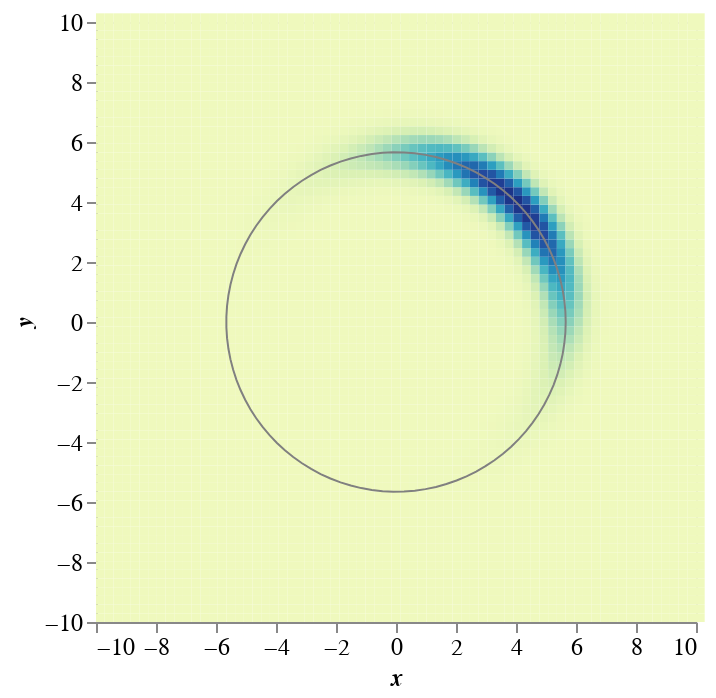

The cell this chart's notebook holds for it:
### Code cell
# | label: conditional
plot_conditional(components)

### Figure 1 — Vega-Lite specification as saved in the notebook (floating-point values rounded to 4 significant figures; data arrays with more than 128 entries replaced by an {"elided": "..."} marker saying what was removed)
{"config": {"view": {"continuousWidth": 300, "continuousHeight": 300}}, "layer": [{"data": {"name": "data-14fe821a8b2c524d22cd359632b5b9ec"}, "mark": {"type": "rect"}, "encoding": {"color": {"field": "value_cond", "legend": null, "type": "quantitative"}, "x": {"axis": {"grid": false, "labelFont": "Times", "labelFontSize": 12, "labelFontStyle": "normal", "titleFont": "Times", "titleFontSize": 12, "titleFontStyle": "italic"}, "field": "x", "scale": {"domain": [-10, 10]}, "title": "x", "type": "quantitative"}, "x2": {"field": "x2"}, "y": {"axis": {"grid": false, "labelFont": "Times", "labelFontSize": 12, "labelFontStyle": "normal", "titleFont": "Times", "titleFontSize": 12, "titleFontStyle": "italic"}, "field": "y", "scale": {"domain": [-10, 10]}, "title": "y", "type": "quantitative"}, "y2": {"field": "y2"}}, "transform": [{"calculate": "datum.value_uncond / (sqrt(2 * PI) * 0.5) * exp(- (pow(d - sqrt(pow(datum.center_x, 2) + pow(datum.center_y, 2)), 2)) / (2 * 0.5 * 0.5))", "as": "value_cond"}]}, {"data": {"name": "data-8c80cb8577b8cc407d46734c5f0d66d3"}, "mark": {"type": "line", "color": "gray", "strokeWidth": 1}, "encoding": {"order": {"field": "theta", "type": "quantitative"}, "x": {"axis": {"grid": false, "labelFont": "Times", "labelFontSize": 12, "labelFontStyle": "normal", "titleFont": "Times", "titleFontSize": 12, "titleFontStyle": "italic"}, "field": "x_scaled", "scale": {"domain": [-10, 10]}, "type": "quantitative"}, "y": {"axis": {"grid": false, "labelFont": "Times", "labelFontSize": 12, "labelFontStyle": "normal", "titleFont": "Times", "titleFontSize": 12, "titleFontStyle": "italic"}, "field": "y_scaled", "scale": {"domain": [-10, 10]}, "type": "quantitative"}}, "transform": [{"calculate": "datum.x * d", "as": "x_scaled"}, {"calculate": "datum.y * d", "as": "y_scaled"}]}], "height": 300, "params": [{"name": "d", "bind": {"input": "range", "max": 7.657, "min": 3.657, "name": "𝑑", "step": 0.1}, "value": 5.657}], "width": 300, "$schema": "https://vega.github.io/schema/vega-lite/v5.20.1.json", "datasets": {"data-14fe821a8b2c524d22cd359632b5b9ec": {"elided": "4900 records"}, "data-8c80cb8577b8cc407d46734c5f0d66d3": [{"theta": 0.0, "x": 1.0, "y": 0.0}, {"theta": 0.06347, "x": 0.998, "y": 0.06342}, {"theta": 0.1269, "x": 0.992, "y": 0.1266}, {"theta": 0.1904, "x": 0.9819, "y": 0.1893}, {"theta": 0.2539, "x": 0.9679, "y": 0.2511}, {"theta": 0.3173, "x": 0.9501, "y": 0.312}, {"theta": 0.3808, "x": 0.9284, "y": 0.3717}, {"theta": 0.4443, "x": 0.9029, "y": 0.4298}, {"theta": 0.5077, "x": 0.8738, "y": 0.4862}, {"theta": 0.5712, "x": 0.8413, "y": 0.5406}, {"theta": 0.6347, "x": 0.8053, "y": 0.5929}, {"theta": 0.6981, "x": 0.766, "y": 0.6428}, {"theta": 0.7616, "x": 0.7237, "y": 0.6901}, {"theta": 0.8251, "x": 0.6785, "y": 0.7346}, {"theta": 0.8885, "x": 0.6306, "y": 0.7761}, {"theta": 0.952, "x": 0.5801, "y": 0.8146}, {"theta": 1.015, "x": 0.5272, "y": 0.8497}, {"theta": 1.079, "x": 0.4723, "y": 0.8815}, {"theta": 1.142, "x": 0.4154, "y": 0.9096}, {"theta": 1.206, "x": 0.3569, "y": 0.9341}, {"theta": 1.269, "x": 0.2969, "y": 0.9549}, {"theta": 1.333, "x": 0.2358, "y": 0.9718}, {"theta": 1.396, "x": 0.1736, "y": 0.9848}, {"theta": 1.46, "x": 0.1108, "y": 0.9938}, {"theta": 1.523, "x": 0.04758, "y": 0.9989}, {"theta": 1.587, "x": -0.01587, "y": 0.9999}, {"theta": 1.65, "x": -0.07925, "y": 0.9969}, {"theta": 1.714, "x": -0.1423, "y": 0.9898}, {"theta": 1.777, "x": -0.2048, "y": 0.9788}, {"theta": 1.841, "x": -0.2665, "y": 0.9638}, {"theta": 1.904, "x": -0.3271, "y": 0.945}, {"theta": 1.967, "x": -0.3863, "y": 0.9224}, {"theta": 2.031, "x": -0.4441, "y": 0.896}, {"theta": 2.094, "x": -0.5, "y": 0.866}, {"theta": 2.158, "x": -0.5539, "y": 0.8326}, {"theta": 2.221, "x": -0.6056, "y": 0.7958}, {"theta": 2.285, "x": -0.6549, "y": 0.7557}, {"theta": 2.348, "x": -0.7015, "y": 0.7127}, {"theta": 2.412, "x": -0.7453, "y": 0.6668}, {"theta": 2.475, "x": -0.7861, "y": 0.6182}, {"theta": 2.539, "x": -0.8237, "y": 0.5671}, {"theta": 2.602, "x": -0.858, "y": 0.5137}, {"theta": 2.666, "x": -0.8888, "y": 0.4582}, {"theta": 2.729, "x": -0.9161, "y": 0.4009}, {"theta": 2.793, "x": -0.9397, "y": 0.342}, {"theta": 2.856, "x": -0.9595, "y": 0.2817}, {"theta": 2.919, "x": -0.9754, "y": 0.2203}, {"theta": 2.983, "x": -0.9874, "y": 0.158}, {"theta": 3.046, "x": -0.9955, "y": 0.09506}, {"theta": 3.11, "x": -0.9995, "y": 0.03173}, {"theta": 3.173, "x": -0.9995, "y": -0.03173}, {"theta": 3.237, "x": -0.9955, "y": -0.09506}, {"theta": 3.3, "x": -0.9874, "y": -0.158}, {"theta": 3.364, "x": -0.9754, "y": -0.2203}, {"theta": 3.427, "x": -0.9595, "y": -0.2817}, {"theta": 3.491, "x": -0.9397, "y": -0.342}, {"theta": 3.554, "x": -0.9161, "y": -0.4009}, {"theta": 3.618, "x": -0.8888, "y": -0.4582}, {"theta": 3.681, "x": -0.858, "y": -0.5137}, {"theta": 3.745, "x": -0.8237, "y": -0.5671}, {"theta": 3.808, "x": -0.7861, "y": -0.6182}, {"theta": 3.871, "x": -0.7453, "y": -0.6668}, {"theta": 3.935, "x": -0.7015, "y": -0.7127}, {"theta": 3.998, "x": -0.6549, "y": -0.7557}, {"theta": 4.062, "x": -0.6056, "y": -0.7958}, {"theta": 4.125, "x": -0.5539, "y": -0.8326}, {"theta": 4.189, "x": -0.5, "y": -0.866}, {"theta": 4.252, "x": -0.4441, "y": -0.896}, {"theta": 4.316, "x": -0.3863, "y": -0.9224}, {"theta": 4.379, "x": -0.3271, "y": -0.945}, {"theta": 4.443, "x": -0.2665, "y": -0.9638}, {"theta": 4.506, "x": -0.2048, "y": -0.9788}, {"theta": 4.57, "x": -0.1423, "y": -0.9898}, {"theta": 4.633, "x": -0.07925, "y": -0.9969}, {"theta": 4.697, "x": -0.01587, "y": -0.9999}, {"theta": 4.76, "x": 0.04758, "y": -0.9989}, {"theta": 4.823, "x": 0.1108, "y": -0.9938}, {"theta": 4.887, "x": 0.1736, "y": -0.9848}, {"theta": 4.95, "x": 0.2358, "y": -0.9718}, {"theta": 5.014, "x": 0.2969, "y": -0.9549}, {"theta": 5.077, "x": 0.3569, "y": -0.9341}, {"theta": 5.141, "x": 0.4154, "y": -0.9096}, {"theta": 5.204, "x": 0.4723, "y": -0.8815}, {"theta": 5.268, "x": 0.5272, "y": -0.8497}, {"theta": 5.331, "x": 0.5801, "y": -0.8146}, {"theta": 5.395, "x": 0.6306, "y": -0.7761}, {"theta": 5.458, "x": 0.6785, "y": -0.7346}, {"theta": 5.522, "x": 0.7237, "y": -0.6901}, {"theta": 5.585, "x": 0.766, "y": -0.6428}, {"theta": 5.649, "x": 0.8053, "y": -0.5929}, {"theta": 5.712, "x": 0.8413, "y": -0.5406}, {"theta": 5.775, "x": 0.8738, "y": -0.4862}, {"theta": 5.839, "x": 0.9029, "y": -0.4298}, {"theta": 5.902, "x": 0.9284, "y": -0.3717}, {"theta": 5.966, "x": 0.9501, "y": -0.312}, {"theta": 6.029, "x": 0.9679, "y": -0.2511}, {"theta": 6.093, "x": 0.9819, "y": -0.1893}, {"theta": 6.156, "x": 0.992, "y": -0.1266}, {"theta": 6.22, "x": 0.998, "y": -0.06342}, {"theta": 6.283, "x": 1.0, "y": -2.449e-16}]}}
